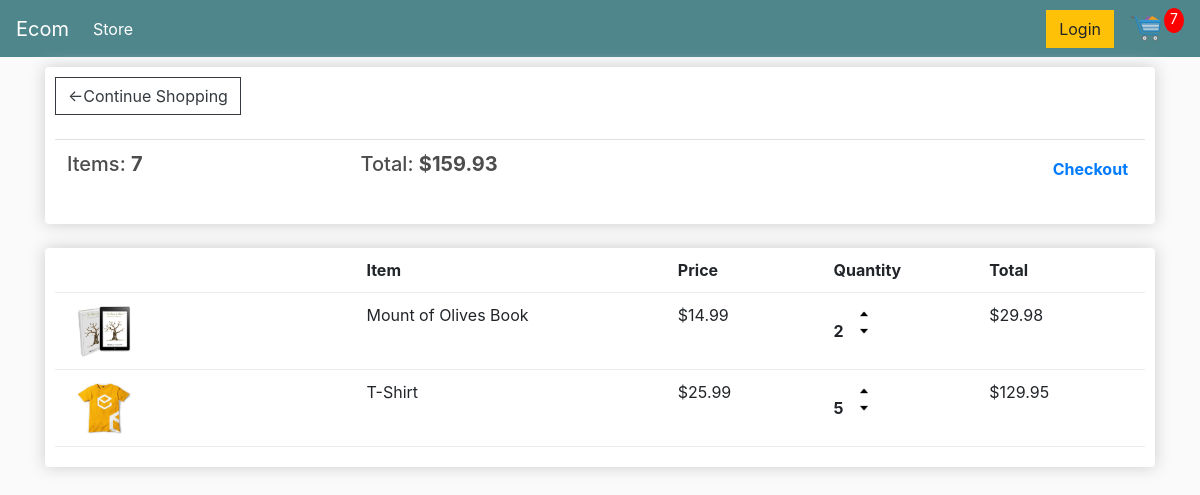
The page /cart/ (signed in) on the database as committed earlier.
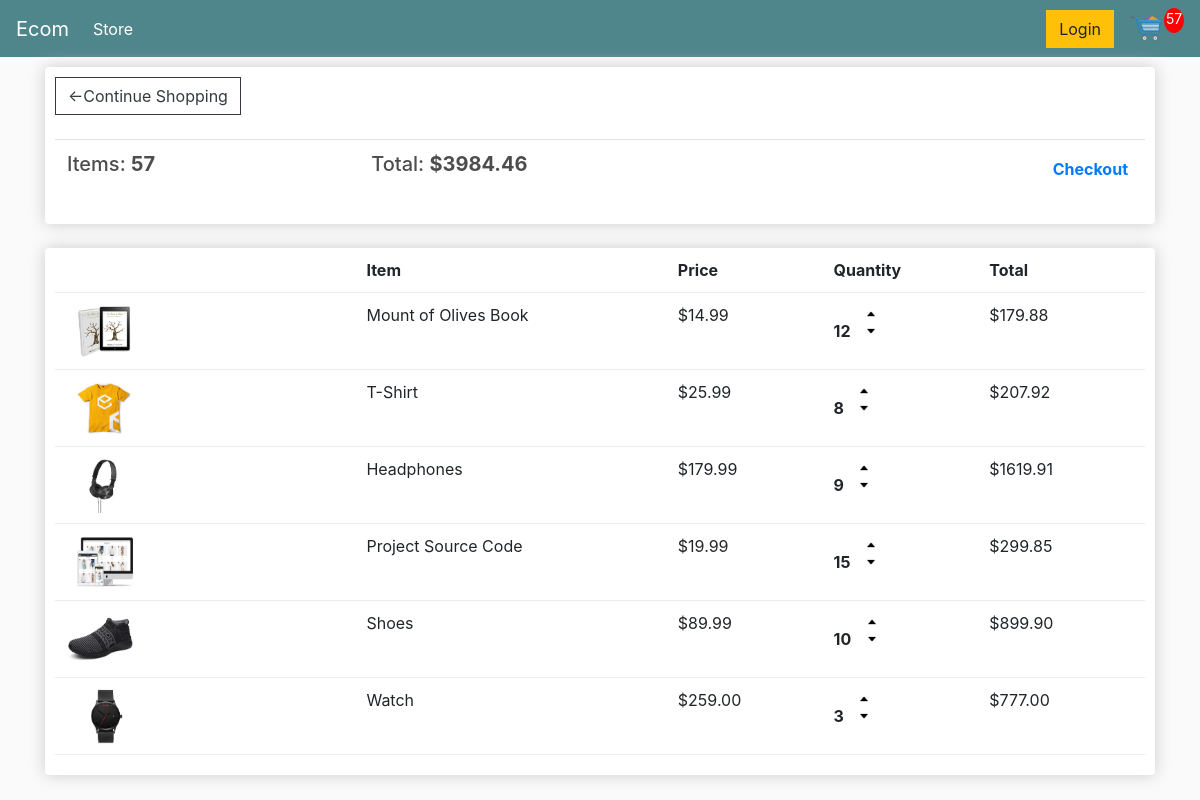
The same page on the database as committed later.
### store/models.py (models this page shows, shortened)
class Order(models.Model):
    customer = models.ForeignKey(Customer,on_delete=models.SET_NULL,blank=True,null=True)
    date_orderd = models.DateTimeField(auto_now_add=True)
    complete = models.BooleanField(default=False,null=True,blank=False)
    transaction_id = models.CharField(max_length=200,null=True)
    @property
    def get_cart_total(self):
        orderitems = self.orderitem_set.all()
        total = sum([item.get_total for item in orderitems])
        return total
    @property
    def get_cart_items(self):
        orderitems = self.orderitem_set.all()
        total = sum([item.quantity for item in orderitems])
        return total

class OrderItem(models.Model):
    product = models.ForeignKey(Product,on_delete=models.SET_NULL,blank=True,null=True)
    order = models.ForeignKey(Order,on_delete=models.SET_NULL,blank=True,null=True)
    quantity = models.IntegerField(default=0,null=True,blank=True)
    date_added = models.DateTimeField(auto_now_add=True)
    @property
    def get_total(self):
        total = self.product.price * self.quantity
        return total

class Product(models.Model):
    name = models.CharField(max_length=200,null=True)
    price = models.FloatField()
    digital = models.BooleanField(default=False,null=True,blank=False)
    image = models.ImageField(null=True,blank=True)
    @property
    def imageURL(self):
        try:
            url = self.image.url
        except:
            url=''
        return url

### store/views.py (the view)
# urls.py: path('cart/',views.cart, name='cart'),
def cart(request):
    if request.user.is_authenticated:
        customer = request.user.customer
        order, created = Order.objects.get_or_create(customer=customer, complete=False)
        items = order.orderitem_set.all()
        cartItems = order.get_cart_items
    else:
        items = []
        order = {'get_cart_total':0, 'get_cart_items':0}
        cartItems = order.get_cart_items
    context = {'items':items,'order':order, 'cartItems':cartItems}
    return render(request, 'store/cart.html', context)

### store/templates/store/cart.html (shortened to what this page needs)
{% extends 'store/main.html' %} {% load static %} {% block content %}
<div class="row">
  <div class="col-lg-12">
    <div class="box-element">
      <a class="btn btn-outline-dark" href="{% url 'store' %}"
        >&#x2190;Continue Shopping</a
      >
      <br />
      <br />
      <table class="table">
        <tr>
          <th>
            <h5>Items: <strong>{{order.get_cart_items}}</strong></h5>
          </th>
          <th>
            <h5>
              Total: <strong>${{order.get_cart_total|floatformat:2}}</strong>
            </h5>
          </th>
          <th>
            <a style="float: right; margin: 5px" href="{% url 'checkout' %}"
              >Checkout</a
            >
          </th>
        </tr>
      </table>
    </div>
    <br />
    <div class="box-element">
      <div class="cart-row">
        <div style="flex: 2"></div>
        <div style="flex: 2"><strong>Item</strong></div>
        <div style="flex: 1"><strong>Price</strong></div>
        <div style="flex: 1"><strong>Quantity</strong></div>
        <div style="flex: 1"><strong>Total</strong></div>
      </div>
      {% for item in items %}
      <div class="cart-row">
        <div style="flex: 2">
          <img class="row-image" src="{{item.product.imageURL}}" />
        </div>
        <div style="flex: 2"><p>{{item.product.name}}</p></div>
        <div style="flex: 1"><p>${{item.product.price|floatformat:2}}</p></div>
        <div style="flex: 1">
          <p class="quantity">{{item.quantity}}</p>
          <div class="quantity">
            <img
              data-product="{{item.product.id}}"
              data-action="add"
              class="chg-quantity update-cart"
              src="{% static 'images/arrow-up.png' %}"
            />
            <img
              data-product="{{item.product.id}}"
              data-action="remove"
              class="chg-quantity update-cart"
              src="{% static 'images/arrow-down.png' %}"
            />
          </div>
        </div>
        <div style="flex: 1"><p>${{item.get_total|floatformat:2}}</p></div>
      </div>
      {% endfor %}
    </div>
  </div>
</div>
{% endblock content %}

### store/templates/store/main.html (shortened to what this page needs)
<!DOCTYPE html>
{% load static %}
<html>
  <head>
    <link
      rel="stylesheet"
      href="https://stackpath.bootstrapcdn.com/bootstrap/4.5.2/css/bootstrap.min.css"
    />
    <link rel="stylesheet" href="{% static 'css/main.css' %}" />
  </head>
  <body>
    <nav class="navbar navbar-expand-lg navbar-dark bg-dark">
      <a class="navbar-brand" href="{% url 'store' %}">Ecom</a>
      <div class="collapse navbar-collapse" id="navbarSupportedContent">
        <ul class="navbar-nav mr-auto">
          <li class="nav-item active">
            <a class="nav-link" href="{% url 'store' %}"
              >Store <span class="sr-only">(current)</span></a
            >
          </li>
        </ul>
        <div class="form-inline my-2 my-lg-0">
          <a href="#" class="btn btn-warning">Login</a>
          <a href="{% url 'cart' %}">
            <img id="cart-icon" src="{% static 'images/cart.png' %}" />
          </a>
          <p id="cart-total">{{cartItems}}</p>
        </div>
      </div>
    </nav>
    <div class="container">{% block content %} {% endblock content %}</div>
  </body>
</html>

### static/css/main.css (style rules this page uses)
body { background-color: hsl(0, 0%, 98%); }
h1,h2,h3,h4,h5,h6 { color:hsl(0, 0%, 30%); }
.box-element { box-shadow:hsl(0, 0%, 80%) 0 0 16px; background-color: #fff; border-radius: 4px; padding: 10px; }
.bg-dark { background-color: #4f868c!important; }
#cart-icon { width:35px; display: inline-block; margin-left: 15px; }
#cart-total { display: block; text-align: center; color:#fff; background-color: red; width: 20px; height: 25px; border-radius: 50%; font-size: 14px; }
.col-lg-4, .col-lg-6, .col-lg-8, .col-lg-12 { margin-top: 10px; }
.btn { border-radius: 0; }
.row-image { width: 100px; }
.cart-row { display: flex; align-items: flex-stretch; padding-bottom: 10px; margin-bottom: 10px; border-bottom: 1px solid #ececec; }
.quantity { display: inline-block; font-weight: 700; padding-right:10px; }
.chg-quantity { width: 12px; cursor: pointer; display: block; margin-top: 5px; transition:.1s; }

Rows that differ between the two databases and show on the page:
changed through a linked row, Order: get_cart_items "7" → "57"; get_cart_total "159.93" → "3984.46"
changed OrderItem "Mount of Olives Book": quantity "2" → "12"; get_total "29.98" → "179.88"
changed OrderItem "T-Shirt": quantity "5" → "8"; get_total "129.95" → "207.92"
added OrderItem: product.imageURL (picture), product.name "Headphones", product.price "179.99", quantity "9", get_total "1619.91"
added OrderItem: product.imageURL (picture), product.name "Project Source Code", product.price "19.99", quantity "15", get_total "299.85"
added OrderItem: product.imageURL (picture), product.name "Shoes", product.price "89.99", quantity "10", get_total "899.90"
added OrderItem: product.imageURL (picture), product.name "Watch", product.price "259.00", quantity "3", get_total "777.00"
Other text that changed with them:
{{ cartItems }}: "7" → "57"
